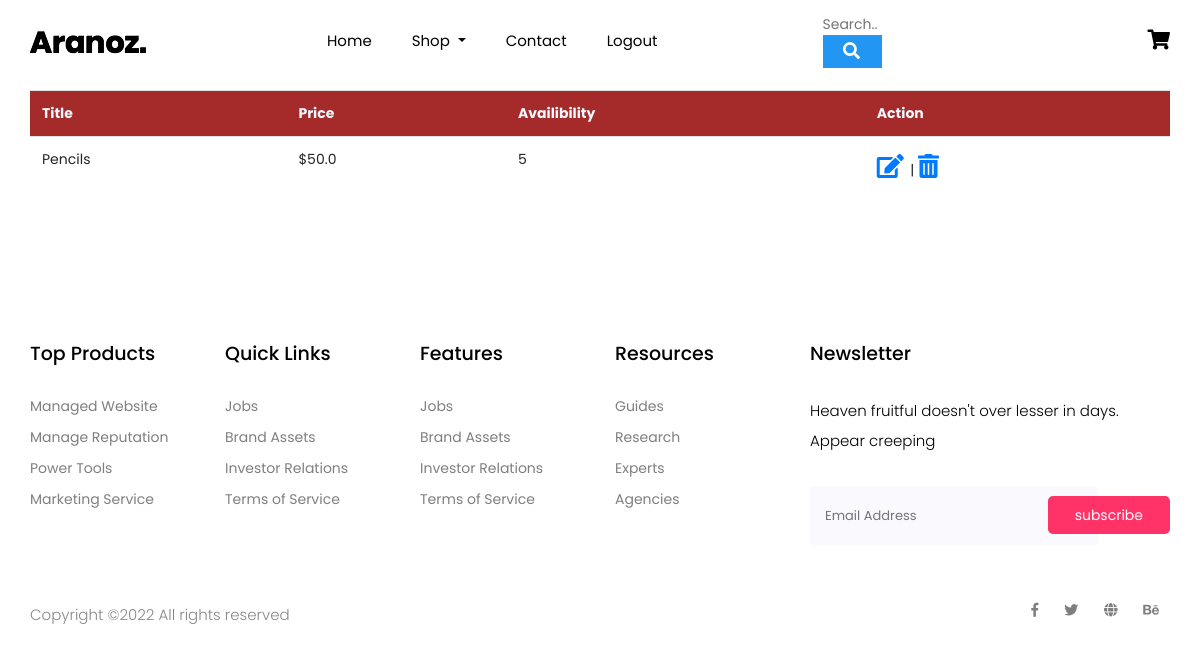
The app's page /product_list (signed in) with its own data.
### Website/models.py (models this page shows)
class Add_Productt(db.Model):
    idd = db.Column(db.Integer, primary_key = True)
    title = db.Column(db.String(200))
    price = db.Column(db.Float(20))
    description = db.Column(db.String(2000))
    quantity = db.Column(db.Integer)

### Website/auth.py (the view)
@auth.route('/product_list')
@login_required
def product_list():
    add_product = Add_Productt.query.all()
    return render_template("product_list.html", user=current_user, add_product = add_product)

### Website/__init__.py (called while the page is built)
def create_app():
    app = Flask(__name__)
    app.config['SECRET_KEY'] = 'abcd'
    app.config['SQLALCHEMY_DATABASE_URI'] = f'sqlite:///{DB_NAME}'
    db.init_app(app)
    from .views import views
    from .auth import auth
    app.register_blueprint(views, url_prefix='/')
    app.register_blueprint(auth, url_prefix='/')
    from .models import User
    with app.app_context():
        db.create_all()
    login_manager = LoginManager()
    login_manager.login_view = 'auth.login'
    login_manager.init_app(app)
    @login_manager.user_loader
    def load_user(id):
        return User.query.get(int(id))
    return app

### Website/templates/product_list.html
{% extends "base.html" %}
{% block content %}
<div class="container" style="padding-top: 90px;">
 <table class="table" style="border-collapse: collapse;">
    <tr style="background-color: brown;color: aliceblue;">
        <th>Title</th>
        <th>Price</th>
        <th>Availibility</th>
        <th>Action</th>
    </tr>
   <tr>
    {% for i in add_product %}
    <td>{{i.title}}</td>
    <td>${{i.price}}</td>
    <td>{{i.quantity}}</td>
    <td> <span style="font-size: 24px;color:green;">
        <a href="/{{i.idd}}/edit"> <i class="fas fa-edit"></i></a> </span>
         | <span style="font-size: 24px;color:red;">
           <a href="/{{i.idd}}/delete"> <i class="fas fa-trash-alt"></i></a></span></td>
    </tr>
    {% endfor %}
 </table>
</div>
{% endblock %}

### Website/static/css/all.css (style rules this page uses)
.fa, .fas, .far, .fal, .fab { -moz-osx-font-smoothing: grayscale; -webkit-font-smoothing: antialiased; display: inline-block; font-style: normal; font-variant: normal; text-rendering: auto; line-height: 1; }
.fa-edit:before { content: "\f044"; }
.fa-trash-alt:before { content: "\f2ed"; }
.fa, .fas { font-family: 'Font Awesome 5 Free'; font-weight: 900; }

### Website/static/css/main.css (style rules this page uses)
html { -webkit-box-sizing: border-box; -moz-box-sizing: border-box; box-sizing: border-box; }
* { padding: 0; margin: 0; }
*, *:before, *:after { -webkit-box-sizing: inherit; -moz-box-sizing: inherit; box-sizing: inherit; }
body, h1, h2, h3, h4, h5, h6, blockquote, p, pre, dl, dd, ol, ul, figure, hr, fieldset, legend { margin: 0; padding: 0; }
table { border-collapse: collapse; border-spacing: 0; }
body { font-family: "Roboto", "Arial", "Helvetica Neue", sans-serif; font-weight: 400; font-size: 14px; }

### records on screen
Add_Productt: title "Pencils", price "50.0", quantity "5"
